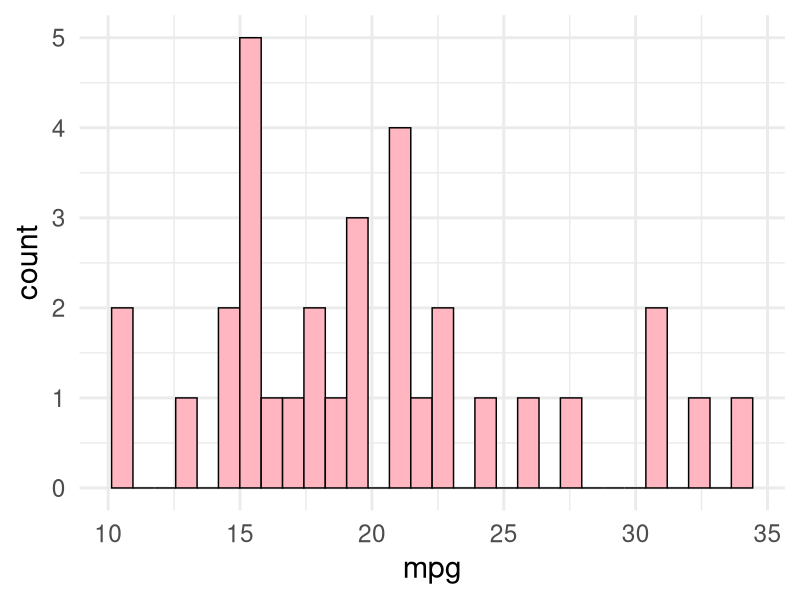

Source code (R):
## ---- chunk 1
library(tidyverse)
ggplot(data = mtcars, aes(x = mpg)) +
  geom_histogram(colour = "black", fill = "lightpink") +
  theme_minimal(base_size = 22)
